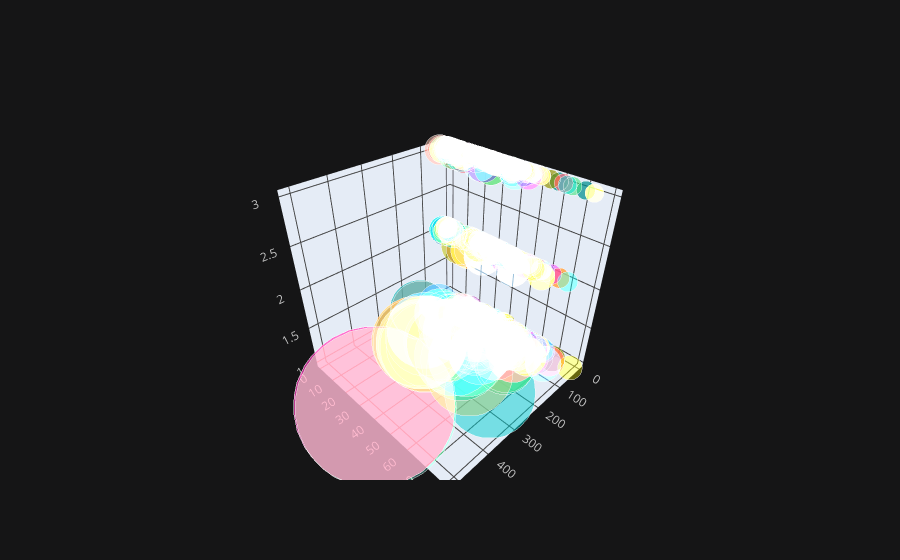

This figure's notebook cell:
### Code cell
# there is  other kind of plot called 'bubble3d' as
titanic.iplot(x='fare',y='age',z='pclass',kind='bubble3d',size='fare')

### Figure 1 — Plotly figure (JSON) as saved in the notebook; plotly's stock layout.template omitted (floating-point values rounded to 4 significant figures; data arrays with more than 128 entries replaced by an {"elided": "..."} marker saying what was removed)
{"data": [{"marker": {"color": {"elided": "891 str values"}, "opacity": 0.8, "size": {"elided": "891 int values"}, "symbol": "circle"}, "mode": "markers", "text": {"elided": "891 str values"}, "type": "scatter3d", "x": {"elided": "891 float values"}, "y": {"elided": "891 float values"}, "z": {"elided": "891 int values"}}], "layout": {"legend": {"bgcolor": "#151516", "font": {"color": "#D9D9D9"}}, "paper_bgcolor": "#151516", "plot_bgcolor": "#151516", "scene": {"xaxis": {"gridcolor": "#434343", "showgrid": true, "tickfont": {"color": "#C2C2C2"}, "title": {"font": {"color": "#D9D9D9"}, "text": ""}, "zerolinecolor": "#666570"}, "yaxis": {"gridcolor": "#434343", "showgrid": true, "tickfont": {"color": "#C2C2C2"}, "title": {"font": {"color": "#D9D9D9"}, "text": ""}, "zerolinecolor": "#666570"}, "zaxis": {"gridcolor": "#434343", "showgrid": true, "tickfont": {"color": "#C2C2C2"}, "title": {"font": {"color": "#D9D9D9"}, "text": ""}, "zerolinecolor": "#666570"}}, "title": {"font": {"color": "#D9D9D9"}}}}
